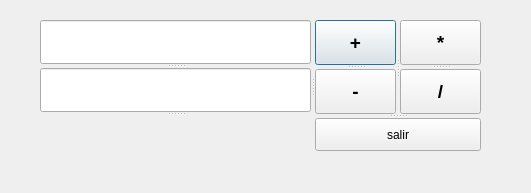
<?xml version="1.0" encoding="UTF-8"?>
<ui version="4.0">
 <class>Calculadora</class>
 <widget class="QDialog" name="Calculadora">
  <property name="geometry">
   <rect>
    <x>0</x>
    <y>0</y>
    <width>531</width>
    <height>193</height>
   </rect>
  </property>
  <property name="windowTitle">
   <string>Cuadro</string>
  </property>
  <widget class="QSplitter" name="splitter_6">
   <property name="geometry">
    <rect>
     <x>40</x>
     <y>20</y>
     <width>441</width>
     <height>131</height>
    </rect>
   </property>
   <property name="orientation">
    <enum>Qt::Horizontal</enum>
   </property>
   <widget class="QSplitter" name="splitter">
    <property name="orientation">
     <enum>Qt::Vertical</enum>
    </property>
    <widget class="QLineEdit" name="entrada2">
     <property name="font">
      <font>
       <family>Arial</family>
       <pointsize>22</pointsize>
      </font>
     </property>
    </widget>
    <widget class="QLineEdit" name="entrada1">
     <property name="font">
      <font>
       <family>Arial</family>
       <pointsize>22</pointsize>
      </font>
     </property>
     <property name="text">
      <string/>
     </property>
    </widget>
    <widget class="QLabel" name="resultado">
     <property name="minimumSize">
      <size>
       <width>181</width>
       <height>30</height>
      </size>
     </property>
     <property name="font">
      <font>
       <family>Arial</family>
       <pointsize>22</pointsize>
      </font>
     </property>
     <property name="text">
      <string/>
     </property>
    </widget>
   </widget>
   <widget class="QSplitter" name="splitter_5">
    <property name="orientation">
     <enum>Qt::Vertical</enum>
    </property>
    <widget class="QSplitter" name="splitter_4">
     <property name="orientation">
      <enum>Qt::Horizontal</enum>
     </property>
     <widget class="QSplitter" name="splitter_2">
      <property name="orientation">
       <enum>Qt::Vertical</enum>
      </property>
      <widget class="QPushButton" name="btsuma">
       <property name="minimumSize">
        <size>
         <width>80</width>
         <height>30</height>
        </size>
       </property>
       <property name="font">
        <font>
         <pointsize>14</pointsize>
         <weight>75</weight>
         <bold>true</bold>
        </font>
       </property>
       <property name="text">
        <string>+</string>
       </property>
      </widget>
      <widget class="QPushButton" name="btresta">
       <property name="minimumSize">
        <size>
         <width>80</width>
         <height>30</height>
        </size>
       </property>
       <property name="font">
        <font>
         <pointsize>14</pointsize>
         <weight>75</weight>
         <bold>true</bold>
        </font>
       </property>
       <property name="text">
        <string>-</string>
       </property>
      </widget>
     </widget>
     <widget class="QSplitter" name="splitter_3">
      <property name="orientation">
       <enum>Qt::Vertical</enum>
      </property>
      <widget class="QPushButton" name="btmulti">
       <property name="minimumSize">
        <size>
         <width>80</width>
         <height>30</height>
        </size>
       </property>
       <property name="font">
        <font>
         <pointsize>14</pointsize>
         <weight>75</weight>
         <bold>true</bold>
        </font>
       </property>
       <property name="text">
        <string>*</string>
       </property>
      </widget>
      <widget class="QPushButton" name="btdivi">
       <property name="minimumSize">
        <size>
         <width>80</width>
         <height>30</height>
        </size>
       </property>
       <property name="font">
        <font>
         <pointsize>14</pointsize>
         <weight>75</weight>
         <bold>true</bold>
        </font>
       </property>
       <property name="text">
        <string>/</string>
       </property>
      </widget>
     </widget>
    </widget>
    <widget class="QPushButton" name="btsalida">
     <property name="minimumSize">
      <size>
       <width>80</width>
       <height>30</height>
      </size>
     </property>
     <property name="text">
      <string>salir</string>
     </property>
    </widget>
   </widget>
  </widget>
 </widget>
 <resources/>
 <connections>
  <connection>
   <sender>btsuma</sender>
   <signal>clicked()</signal>
   <receiver>Calculadora</receiver>
   <slot>opera()</slot>
   <hints>
    <hint type="sourcelabel">
     <x>340</x>
     <y>33</y>
    </hint>
    <hint type="destinationlabel">
     <x>405</x>
     <y>36</y>
    </hint>
   </hints>
  </connection>
  <connection>
   <sender>btsalida</sender>
   <signal>clicked()</signal>
   <receiver>Calculadora</receiver>
   <slot>close()</slot>
   <hints>
    <hint type="sourcelabel">
     <x>338</x>
     <y>213</y>
    </hint>
    <hint type="destinationlabel">
     <x>426</x>
     <y>213</y>
    </hint>
   </hints>
  </connection>
  <connection>
   <sender>btresta</sender>
   <signal>clicked()</signal>
   <receiver>Calculadora</receiver>
   <slot>opera()</slot>
   <hints>
    <hint type="sourcelabel">
     <x>333</x>
     <y>59</y>
    </hint>
    <hint type="destinationlabel">
     <x>432</x>
     <y>66</y>
    </hint>
   </hints>
  </connection>
  <connection>
   <sender>btmulti</sender>
   <signal>clicked()</signal>
   <receiver>Calculadora</receiver>
   <slot>opera()</slot>
   <hints>
    <hint type="sourcelabel">
     <x>368</x>
     <y>126</y>
    </hint>
    <hint type="destinationlabel">
     <x>442</x>
     <y>99</y>
    </hint>
   </hints>
  </connection>
  <connection>
   <sender>btdivi</sender>
   <signal>clicked()</signal>
   <receiver>Calculadora</receiver>
   <slot>opera()</slot>
   <hints>
    <hint type="sourcelabel">
     <x>368</x>
     <y>163</y>
    </hint>
    <hint type="destinationlabel">
     <x>441</x>
     <y>138</y>
    </hint>
   </hints>
  </connection>
  <connection>
   <sender>entrada1</sender>
   <signal>textChanged(QString)</signal>
   <receiver>Calculadora</receiver>
   <slot>verifica()</slot>
   <hints>
    <hint type="sourcelabel">
     <x>108</x>
     <y>73</y>
    </hint>
    <hint type="destinationlabel">
     <x>150</x>
     <y>95</y>
    </hint>
   </hints>
  </connection>
  <connection>
   <sender>entrada2</sender>
   <signal>textChanged(QString)</signal>
   <receiver>Calculadora</receiver>
   <slot>verifica()</slot>
   <hints>
    <hint type="sourcelabel">
     <x>170</x>
     <y>142</y>
    </hint>
    <hint type="destinationlabel">
     <x>197</x>
     <y>176</y>
    </hint>
   </hints>
  </connection>
 </connections>
 <slots>
  <slot>opera()</slot>
  <slot>verifica()</slot>
 </slots>
</ui>
